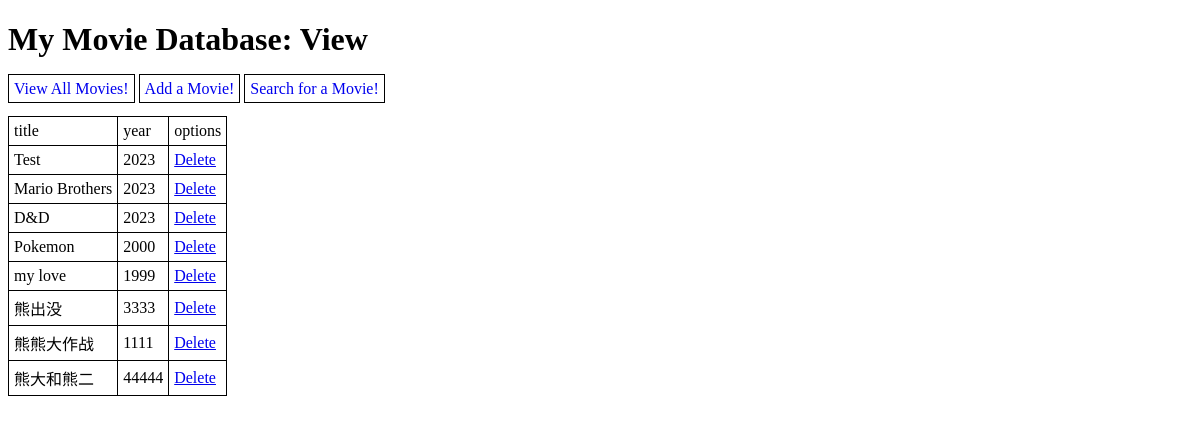
The page / on the database its author committed.
### tables this page shows
CREATE TABLE movies (id INTEGER PRIMARY KEY AUTOINCREMENT, title TEXT, year INTEGER);

### index.php (the view, shortened to what this page needs)
<!doctype html>
<html>
    <head>
    </head>
    <body>
        <h1>My Movie Database: View</h1>
        <?php
            include('header.php');
            print '<br>';
        ?>
        <?php
            include 'config.php';
            $db = new SQLite3($dbpath);
            $sql = "SELECT id, title, year FROM movies";
            $statement = $db->prepare($sql);
            $result = $statement->execute();
            print '<table>';
            print "
                <tr>
                    <td>title</td>
                    <td>year</td>
                    <td>options</td>
                </tr>
            ";
            while ($array = $result->fetchArray()) {
                print "<tr>";
                    print "<td>".$array['title']."</td>";
                    print "<td>".$array['year']."</td>";
                    print "<td>".'<a href="delete.php?id='.$array['id'].'">Delete</a>'."</td>";
                print "</tr>";
            }
            print "</table>";
        ?>
    </body>
</html>

### header.php
<div id="navigation">
    <a class="nav" href="index.php">View All Movies!</a>
    <a class="nav" href="add_form.php">Add a Movie!</a>
    <a class="nav" href="search_form.php">Search for a Movie!</a>
</div>

### index.php (style rules this page uses)
.nav { border: solid 1px black; text-decoration: none; padding: 5px; }
table { border-collapse: collapse; }
td, th { border: 1px solid black; padding: 5px; }

### rows shown on the page
movies: title "Test", year "2023"
movies: title "Mario Brothers", year "2023"
movies: title "D&D", year "2023"
movies: title "Pokemon", year "2000"
movies: title "my love", year "1999"
movies: title "熊出没", year "3333"
movies: title "熊熊大作战", year "1111"
movies: title "熊大和熊二", year "44444"
